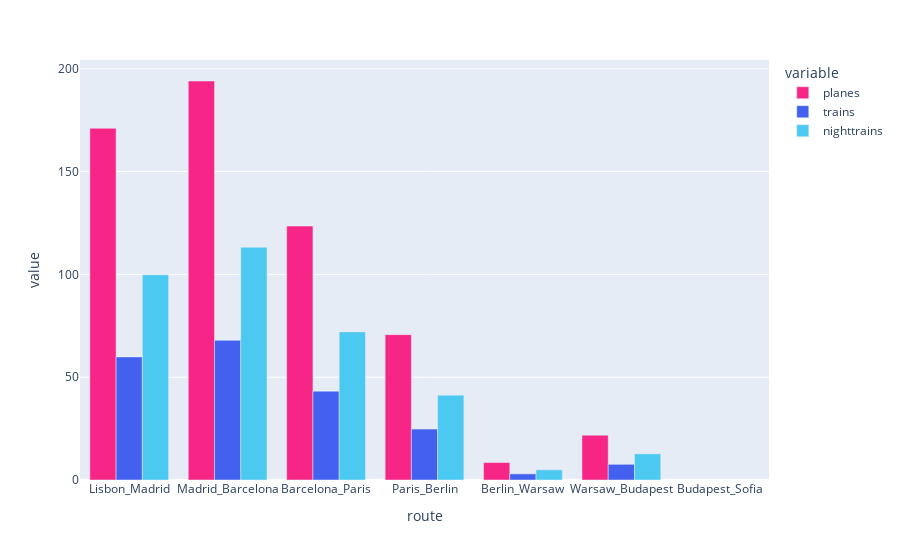

The notebook cell saved with this chart:
### Code cell
fig.show()

### Figure 1 — Plotly figure (JSON) as saved in the notebook; plotly's stock layout.template omitted (floating-point values rounded to 4 significant figures)
{"data": [{"alignmentgroup": "True", "hovertemplate": "variable=planes<br>route=%{x}<br>value=%{y}<extra></extra>", "legendgroup": "planes", "marker": {"color": "#f72585", "pattern": {"shape": ""}}, "name": "planes", "offsetgroup": "planes", "orientation": "v", "showlegend": true, "textposition": "auto", "type": "bar", "x": ["Lisbon_Madrid", "Madrid_Barcelona", "Barcelona_Paris", "Paris_Berlin", "Berlin_Warsaw", "Warsaw_Budapest", "Budapest_Sofia", null], "xaxis": "x", "y": [171.0, 194.0, 123.5, 70.7, 8.499, 21.79, null, null], "yaxis": "y"}, {"alignmentgroup": "True", "hovertemplate": "variable=trains<br>route=%{x}<br>value=%{y}<extra></extra>", "legendgroup": "trains", "marker": {"color": "#4361ee", "pattern": {"shape": ""}}, "name": "trains", "offsetgroup": "trains", "orientation": "v", "showlegend": true, "textposition": "auto", "type": "bar", "x": ["Lisbon_Madrid", "Madrid_Barcelona", "Barcelona_Paris", "Paris_Berlin", "Berlin_Warsaw", "Warsaw_Budapest", "Budapest_Sofia", null], "xaxis": "x", "y": [59.86, 67.91, 43.22, 24.74, 2.975, 7.628, null, null], "yaxis": "y"}, {"alignmentgroup": "True", "hovertemplate": "variable=nighttrains<br>route=%{x}<br>value=%{y}<extra></extra>", "legendgroup": "nighttrains", "marker": {"color": "#4cc9f0", "pattern": {"shape": ""}}, "name": "nighttrains", "offsetgroup": "nighttrains", "orientation": "v", "showlegend": true, "textposition": "auto", "type": "bar", "x": ["Lisbon_Madrid", "Madrid_Barcelona", "Barcelona_Paris", "Paris_Berlin", "Berlin_Warsaw", "Warsaw_Budapest", "Budapest_Sofia", null], "xaxis": "x", "y": [99.77, 113.2, 72.03, 41.24, 4.958, 12.71, null, null], "yaxis": "y"}], "layout": {"barmode": "group", "legend": {"title": {"text": "variable"}, "tracegroupgap": 0}, "margin": {"t": 60}, "xaxis": {"anchor": "y", "domain": [0, 1], "title": {"text": "route"}}, "yaxis": {"anchor": "x", "domain": [0, 1], "title": {"text": "value"}}}}
